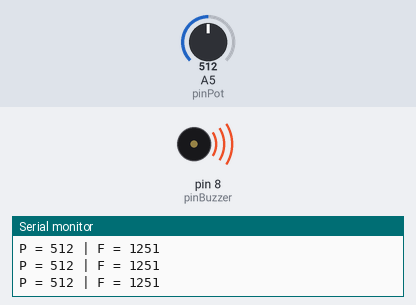
The sketch below on a simulated Arduino Uno, built with avr-gcc and run on an emulated ATmega328P. Parts: buzzer (waves = sounding), the last lines printed to the serial monitor. Inputs (shaded band) come from the test bench; at power-on: A5 (pinPot) = 512.

Above: at 1.2 s.
1.3 s: A5 (pinPot) set to 0
At 2.0 s:
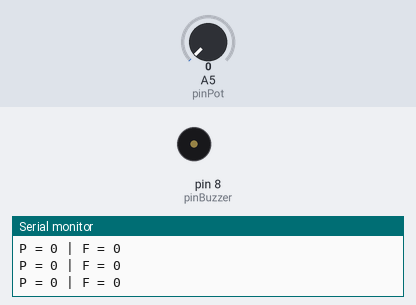
2.8 s: A5 (pinPot) set to 511
At 3.2 s:
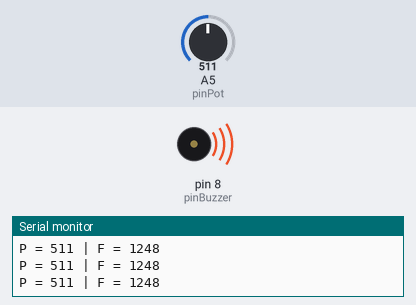
Timing chart, 0 to 5.8 s (numbered marks = the images above; inputs shaded):
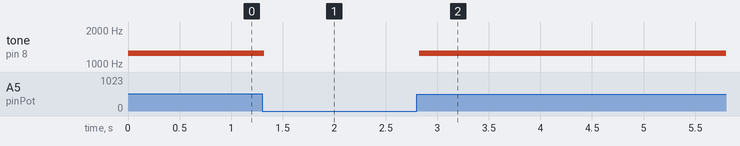

Measured:
- after the input at 1.3 s, tone on pin 8 (pinBuzzer): 1251 Hz → silent at once
- after the input at 2.8 s, tone on pin 8 (pinBuzzer): silent → 1248 Hz at once

The sketch:

potenciometro1.ino
```cpp
const int pinPot = A5;
const int pinBuzzer = 8;
const int time = 70;

void setup(){
	pinMode(pinBuzzer, OUTPUT);
  	pinMode(pinPot, INPUT);
    Serial.begin(9600);
}

void loop(){
	int potValue = analogRead(pinPot);
    int frequency = map(potValue, 0, 1023,0,2500);
    float volt = potValue * (5.00/1023.0);

  Serial.print("P = ");
  Serial.print(potValue);
  Serial.print(" | F = ");
  Serial.println(frequency);

  tone(pinBuzzer, frequency, time);
}
```
